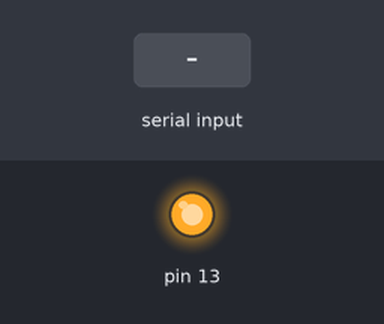
The sketch below on a simulated Arduino Uno, built with avr-gcc and run on an emulated ATmega328P. Parts: output pins drawn as LEDs (lit = HIGH). Inputs (shaded band) come from the test bench. Random numbers use the default seed unless the sketch sets one; what the sketch prints to the serial monitor is not drawn.

Above: at 1.2 s.
1.3 s: "1" received over Serial
At 2.4 s:
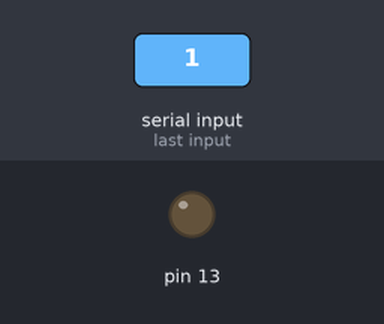
2.8 s: "0" received over Serial
4.3 s: "2" received over Serial
Timing chart, 0 to 7.3 s (numbered marks = the images above; inputs shaded):
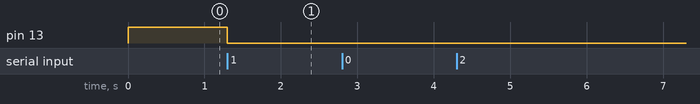

Measured:
- after the input at 1.3 s, pin 13: HIGH → LOW at once
- after the input at 2.8 s, every drawn part: stays the same
- after the input at 4.3 s, every drawn part: stays the same

The sketch:

sender.ino
```cpp
#define BUFF 63
unsigned char randNum, ACK;

void setup(){
  Serial.begin(57600);
  randomSeed(473);
  pinMode(13, OUTPUT);
  // set led high, will go low on error
  digitalWrite(13, HIGH);
}

void loop(){
  int i;
  uint8_t buff[BUFF];
  // start of session handshake
  Serial.write('S');

  // wait for response
  while(Serial.available() < 1){}

  // get the ack signal
  ACK = Serial.read();

  // acknowledge flag is wrong
  if(ACK != 'A') digitalWrite(13, LOW);

  for(i = 0; i < BUFF; i++){
  	randNum = random(255);
  	buff[i] = randNum;
  }

  Serial.write(buff, BUFF);

  // this delay is new. avoiding back-to-back serial writes

}
```
